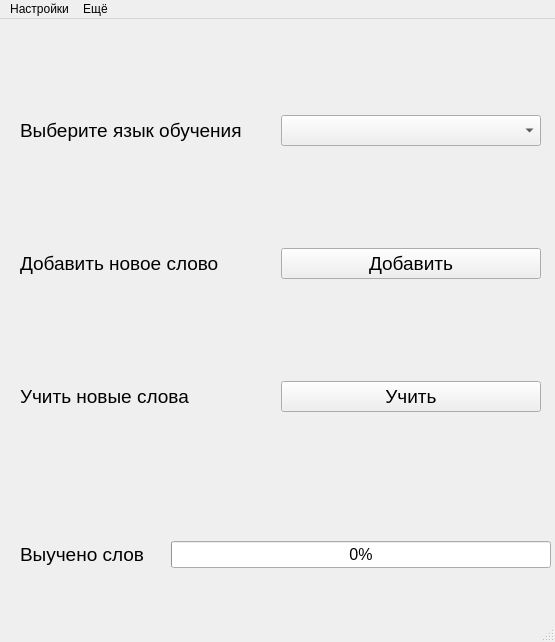
<?xml version="1.0" encoding="UTF-8"?>
<ui version="4.0">
 <class>MainWindow</class>
 <widget class="QMainWindow" name="MainWindow">
  <property name="geometry">
   <rect>
    <x>0</x>
    <y>0</y>
    <width>555</width>
    <height>642</height>
   </rect>
  </property>
  <property name="windowTitle">
   <string>LernLanguage</string>
  </property>
  <widget class="QWidget" name="centralwidget">
   <property name="minimumSize">
    <size>
     <width>555</width>
     <height>600</height>
    </size>
   </property>
   <property name="mouseTracking">
    <bool>false</bool>
   </property>
   <property name="tabletTracking">
    <bool>false</bool>
   </property>
   <property name="contextMenuPolicy">
    <enum>Qt::DefaultContextMenu</enum>
   </property>
   <property name="layoutDirection">
    <enum>Qt::LeftToRight</enum>
   </property>
   <property name="autoFillBackground">
    <bool>false</bool>
   </property>
   <widget class="QWidget" name="horizontalLayoutWidget">
    <property name="geometry">
     <rect>
      <x>20</x>
      <y>480</y>
      <width>531</width>
      <height>111</height>
     </rect>
    </property>
    <layout class="QHBoxLayout" name="horizontalLayout">
     <item>
      <widget class="QLabel" name="label_2">
       <property name="font">
        <font>
         <pointsize>14</pointsize>
        </font>
       </property>
       <property name="text">
        <string>Выучено слов</string>
       </property>
      </widget>
     </item>
     <item>
      <spacer name="horizontalSpacer">
       <property name="orientation">
        <enum>Qt::Horizontal</enum>
       </property>
       <property name="sizeType">
        <enum>QSizePolicy::Preferred</enum>
       </property>
       <property name="sizeHint" stdset="0">
        <size>
         <width>20</width>
         <height>20</height>
        </size>
       </property>
      </spacer>
     </item>
     <item>
      <widget class="QProgressBar" name="progress">
       <property name="sizePolicy">
        <sizepolicy hsizetype="Expanding" vsizetype="Fixed">
         <horstretch>0</horstretch>
         <verstretch>0</verstretch>
        </sizepolicy>
       </property>
       <property name="font">
        <font>
         <pointsize>12</pointsize>
        </font>
       </property>
       <property name="focusPolicy">
        <enum>Qt::NoFocus</enum>
       </property>
       <property name="contextMenuPolicy">
        <enum>Qt::DefaultContextMenu</enum>
       </property>
       <property name="acceptDrops">
        <bool>false</bool>
       </property>
       <property name="autoFillBackground">
        <bool>false</bool>
       </property>
       <property name="styleSheet">
        <string notr="true"/>
       </property>
       <property name="minimum">
        <number>0</number>
       </property>
       <property name="maximum">
        <number>100</number>
       </property>
       <property name="value">
        <number>0</number>
       </property>
       <property name="textVisible">
        <bool>true</bool>
       </property>
       <property name="orientation">
        <enum>Qt::Horizontal</enum>
       </property>
       <property name="invertedAppearance">
        <bool>false</bool>
       </property>
       <property name="textDirection">
        <enum>QProgressBar::TopToBottom</enum>
       </property>
      </widget>
     </item>
    </layout>
   </widget>
   <widget class="QWidget" name="layoutWidget">
    <property name="geometry">
     <rect>
      <x>10</x>
      <y>0</y>
      <width>541</width>
      <height>491</height>
     </rect>
    </property>
    <layout class="QGridLayout" name="gridLayout">
     <property name="leftMargin">
      <number>10</number>
     </property>
     <property name="topMargin">
      <number>0</number>
     </property>
     <property name="rightMargin">
      <number>10</number>
     </property>
     <property name="bottomMargin">
      <number>0</number>
     </property>
     <property name="horizontalSpacing">
      <number>0</number>
     </property>
     <property name="verticalSpacing">
      <number>6</number>
     </property>
     <item row="2" column="1">
      <widget class="QPushButton" name="lern_words">
       <property name="font">
        <font>
         <pointsize>14</pointsize>
        </font>
       </property>
       <property name="text">
        <string>Учить</string>
       </property>
      </widget>
     </item>
     <item row="0" column="0">
      <widget class="QLabel" name="label_3">
       <property name="font">
        <font>
         <pointsize>14</pointsize>
        </font>
       </property>
       <property name="text">
        <string>Выберите язык обучения</string>
       </property>
      </widget>
     </item>
     <item row="2" column="0">
      <widget class="QLabel" name="label">
       <property name="font">
        <font>
         <pointsize>14</pointsize>
        </font>
       </property>
       <property name="text">
        <string>Учить новые слова</string>
       </property>
      </widget>
     </item>
     <item row="1" column="1">
      <widget class="QPushButton" name="add_new_word">
       <property name="font">
        <font>
         <pointsize>14</pointsize>
        </font>
       </property>
       <property name="text">
        <string>Добавить</string>
       </property>
      </widget>
     </item>
     <item row="1" column="0">
      <widget class="QLabel" name="label_4">
       <property name="font">
        <font>
         <pointsize>14</pointsize>
        </font>
       </property>
       <property name="text">
        <string>Добавить новое слово</string>
       </property>
      </widget>
     </item>
     <item row="0" column="1">
      <widget class="QComboBox" name="language">
       <property name="font">
        <font>
         <pointsize>14</pointsize>
        </font>
       </property>
      </widget>
     </item>
    </layout>
   </widget>
  </widget>
  <widget class="QMenuBar" name="menubar">
   <property name="geometry">
    <rect>
     <x>0</x>
     <y>0</y>
     <width>555</width>
     <height>21</height>
    </rect>
   </property>
   <widget class="QMenu" name="settings">
    <property name="title">
     <string>Настройки</string>
    </property>
    <addaction name="change_tr"/>
   </widget>
   <widget class="QMenu" name="more">
    <property name="title">
     <string>Ещё</string>
    </property>
    <addaction name="show_all_word"/>
    <addaction name="view_statistik"/>
   </widget>
   <addaction name="settings"/>
   <addaction name="more"/>
  </widget>
  <widget class="QStatusBar" name="statusbar"/>
  <action name="change_tr">
   <property name="text">
    <string>Изменить автоматический переводчик</string>
   </property>
  </action>
  <action name="show_all_word">
   <property name="text">
    <string>Посмотреть все слова</string>
   </property>
  </action>
  <action name="view_statistik">
   <property name="text">
    <string>Посмотреть статистику</string>
   </property>
  </action>
 </widget>
 <resources/>
 <connections/>
</ui>
